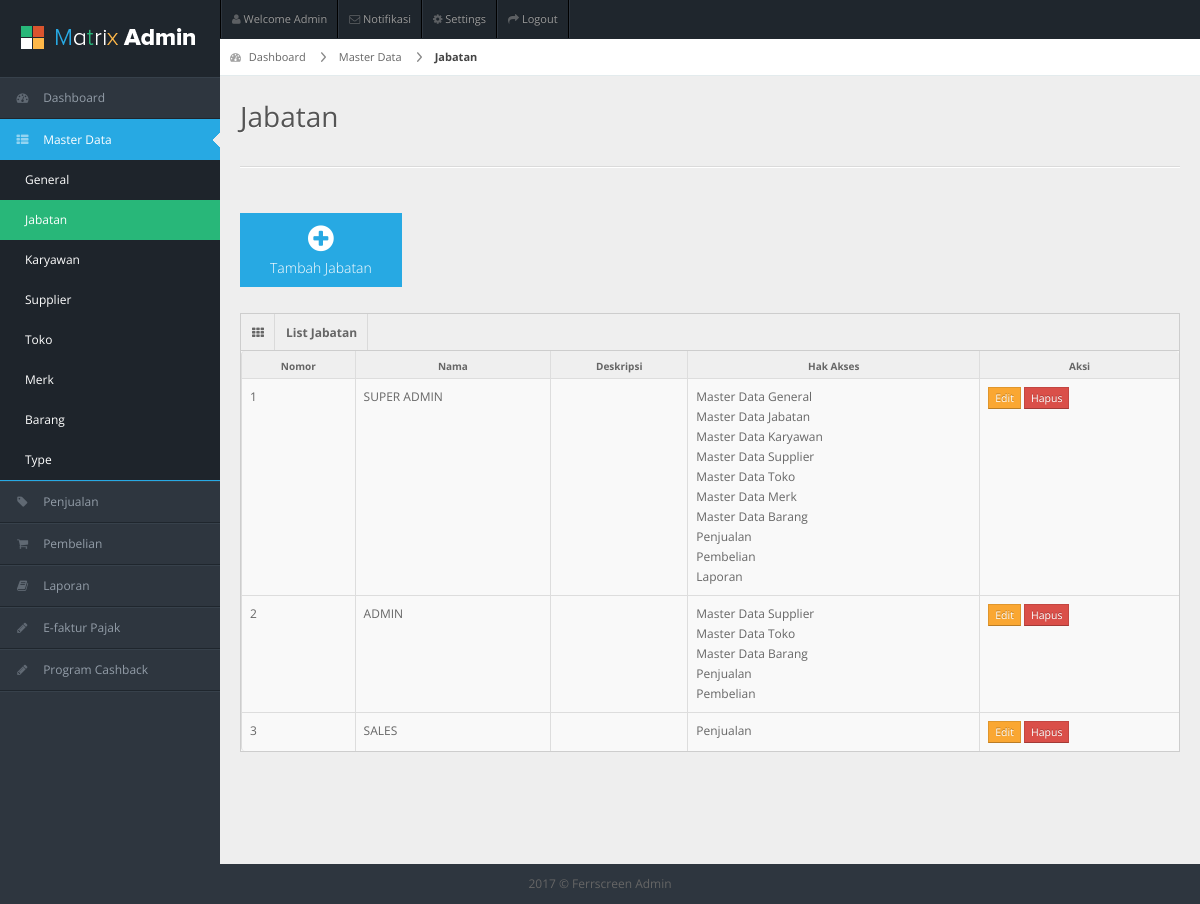
The page /index.php/jabatan on the database its author committed.
### tables this page shows
CREATE TABLE `jabatan` (
  `id` int(11) NOT NULL,
  `nama` varchar(255) NOT NULL,
  `deskripsi` text,
  `created_at` datetime NOT NULL
);

CREATE TABLE `hak_akses` (
  `id` int(11) NOT NULL,
  `nama` varchar(255) NOT NULL,
  `deskripsi` text NOT NULL,
  `created_at` datetime NOT NULL
);

### application/controllers/Jabatan.php (called while the page is built, shortened)
<?php
class Jabatan extends CI_Controller {
	public function __construct(){
	 	$this->load->model('Jabatan_Model');
	 	$this->load->model('HakAkses_Model');
    }
	public function index()
	{
		$dataMenu = array(
	        'menuAktif' => "masterdata",
	        'subMenu' => "jabatan"
		);
		$dataJabatan = $this->Jabatan_Model->get_allJabatan();
		$data = array(
			"dataJabatan" => $dataJabatan
		);
		$this->load->view('header');
		$this->load->view('sidebar',$dataMenu);
		$this->load->view('MasterData/Jabatan/v_jabatan', $data);
		$this->load->view('footer');
	}
}

### index.php (called while the page is built, shortened)
<?php
require_once BASEPATH.'core/CodeIgniter.php';

### application/models/Jabatan_Model.php (called while the page is built, shortened)
<?php
class Jabatan_Model extends CI_Model {
    public function get_allJabatan(){
        $sql = "SELECT j.*
                FROM jabatan j
                ORDER BY j.id ASC";
        $result = $this->db->query($sql);
        $jabatans = $result->result_array();
        $jabatans2 = [];
        foreach($jabatans as $jabatan){
            $hak_akses = $this->HakAkses_Model->get_hakAksesByIdJabatan($jabatan['id']);
            if(count($hak_akses) > 0){
                $jabatan["hak_akses"] = $hak_akses;
            }else{
                $jabatan["hak_akses"] = [];
            }
            array_push($jabatans2, $jabatan);
        }
        return $jabatans2;
    }
}

### application/models/HakAkses_Model.php (called while the page is built, shortened)
<?php
class HakAkses_Model extends CI_Model {
    public function get_hakAksesByIdJabatan($id_jabatan){
         $sql = "SELECT h.*
                FROM hak_akses h, jabatan_hak_akses jh
                WHERE jh.id_jabatan = ? AND jh.id_hak_akses = h.id
                ORDER BY h.id ASC";
        $result = $this->db->query($sql, array($id_jabatan));
        return $result->result_array();
    }
}

### application/views/MasterData/Jabatan/v_jabatan.php (the view, shortened to what this page needs)
<div id="content">
  <div id="content-header">
    <div id="breadcrumb">
      <a href="<?php echo base_url();?>dashboard" title="Go to Home" class="tip-bottom">
        <i class="icon-dashboard"></i>
        Dashboard
      </a>
      <a href="#" class="">
        Master Data
      </a>
      <a href="#" class="current">
        Jabatan
      </a>
    </div>
    <h1>Jabatan</h1>
  </div>
  <div class="container-fluid">
    <hr>
    <div class="quick-actions_homepage">
      <ul class="quick-actions">
        <li class="bg_lb">
          <a href="<?php echo base_url();?>jabatan/tambahJabatan">
            <i class="icon-plus-sign"></i>
            Tambah Jabatan
          </a>
        </li>
      </ul>
    </div>
    <div class="row-fluid">
      <div class="span12">
      <div class="widget-box">
          <div class="widget-title">
            <span class="icon"><i class="icon-th"></i></span>
            <span class="icon"><b>List Jabatan</b></span>
          </div>
          <div class="widget-content nopadding">
            <table class="table table-bordered data-table">
              <thead>
                <tr>
                  <th>Nomor</th>
                  <th>Nama</th>
                  <th>Deskripsi</th>
                  <th>Hak Akses</th>
                  <th>Aksi</th>
                </tr>
              </thead>
              <tbody>
              <?php
                if(isset($dataJabatan))
                {
                    $number=1;
                    foreach ($dataJabatan as $jabatan)
                    {
                      ?>
                      <tr class="gradeX">
                                <td><?php echo $number; ?></td>
                                <td><?php echo $jabatan["nama"]; ?></td>
                                <td><?php echo $jabatan["deskripsi"]; ?></td>
                                <td>
                                <?php foreach($jabatan['hak_akses'] as $hak_akses){
                                  echo $hak_akses['nama']."<br>";
                                }
                                ?>
                               </td>
                                <td class="center">
                                    <a href="<?php echo base_url();?>jabatan/editJabatan/<?php echo $jabatan["id"] ?>" class="btn btn-warning btn-mini" role="button">Edit</a>
                                    <a href="#deleteData<?php echo $jabatan["id"] ?>" data-toggle="modal" class="btn btn-danger btn-mini" role="button">Hapus</a>
                                </td>
                              </tr>
                              <?php
                      $number++;
                    }
                  }
              ?>
              </tbody>
            </table>
          </div>
        </div>
      </div>
    </div>
  </div>
</div>

### assets/css/matrix-style.css (style rules this page uses)
* { outline:none !important; -moz-outline: none !important; }
html, body { height:100% }
body { overflow-x: hidden; margin-top: -10px; font-family: 'Open Sans', sans-serif; font-size:12px; color:#666; }
a { color:#666; }
select, textarea, input[type="text"], input[type="password"], input[type="datetime"], input[type="datetime-local"], input[type="date"], input[type="month"], input[type="time"], input[type="week"], input[type="number"], input[type="email"], input[type="url"], input[type="search"], input[type="tel"], input[type="color"], .uneditable-input, .label, .dropdown-menu, .btn, .well, .progress, .table-bordered, .btn-group > .btn:first-child, .btn-group > .btn:last-child, .btn-group > .btn:last-child, .btn-group > .dropdown-toggle, .alert { border-radius:0px; }
.btn, textarea, input[type="text"], input[type="password"], input[type="datetime"], input[type="datetime-local"], input[type="date"], input[type="month"], input[type="time"], input[type="week"], input[type="number"], input[type="email"], input[type="url"], input[type="search"], input[type="tel"], input[type="color"], .uneditable-input { box-shadow:none; }
.progress, .progress-success .bar, .progress .bar-success, .progress-warning .bar, .progress .bar-warning, .progress-danger .bar, .progress .bar-danger, .progress-info .bar, .progress .bar-info, .btn, .btn-primary { background-image:none; }
hr { border-top-color:#dadada; }
.bg_lb { background:#27a9e3; }
#content { background: none repeat scroll 0 0 #eeeeee; margin-left: 220px; margin-right: 0; padding-bottom: 25px; position: relative; min-height:100%; width: auto; }
#content-header { position: abslute; width: 100%; margin-top: -38px; z-index: 20; }
#content-header h1 { color: #555555; font-size: 28px; font-weight: normal; float: none; text-shadow: 0 1px 0 #ffffff; margin-left: 20px; position: relative; }
#content-header h1, #content-header .btn-group { margin-top: 20px; }
#breadcrumb { background-color: #fff; border-bottom: 1px solid #e3ebed; }
#breadcrumb a { padding: 8px 20px 8px 10px; display: inline-block; background-image: url('../img/breadcrumb.png'); background-position: center right; background-repeat: no-repeat; font-size: 11px; color: #666666; }
#breadcrumb a:last-child { background-image:none; }
#breadcrumb a.current { font-weight: bold; color: #444444; }
#breadcrumb a i { margin-right: 5px; opacity: .6; }
.quick-actions_homepage { width:100%; text-align:center; position:relative; float:left; margin-top:10px; }
.stat-boxes, .quick-actions, .quick-actions-horizontal, .stats-plain { display: block; list-style: none outside none; margin: 15px 0; text-align: center; }
.quick-actions_homepage .quick-actions li { position:relative; }
.stat-boxes li, .quick-actions li, .quick-actions-horizontal li { float: left; line-height: 18px; margin: 0 10px 10px 0px; padding: 0 10px; }
.quick-actions li { min-width:14%; min-height:70px; }
.quick-actions li, .quick-actions-horizontal li { padding: 0; }
.quick-actions li a { padding:10px 30px; }
.quick-actions li a, .quick-actions-horizontal li a { display: block; color: #fff; font-size:14px; font-weight:lighter; }
.quick-actions li a i[class^="icon-"], .quick-actions li a i[class*=" icon-"] { font-size:30px; display: block; margin: 0 auto 5px; }
.stat-boxes .peity_bar_good, .stat-boxes .peity_line_good, { color: #459D1C; }
.widget-box { background: none repeat scroll 0 0 #F9F9F9; border-left: 1px solid #CDCDCD; border-top: 1px solid #CDCDCD; border-right: 1px solid #CDCDCD; clear: both; margin-top: 16px; margin-bottom: 16px; position: relative; }
.widget-title, .modal-header, .table th, div.dataTables_wrapper .ui-widget-header { background:#efefef; border-bottom: 1px solid #CDCDCD; height: 36px; }
.widget-title span.icon { padding: 9px 10px 7px 11px; float: left; border-right:1px solid #dadada; }
.widget-content { padding:15px; border-bottom: 1px solid #cdcdcd; }
.table th { height: auto; font-size: 10px; padding: 5px 10px 2px; border-bottom: 0; text-align: center; color: #666666; }
.nopadding { padding: 0 !important; }
.nopadding .table { margin-bottom: 0; }
.nopadding .table-bordered { border: 0; }

### assets/css/matrix-media.css (style rules this page uses)
body { background:#2E363F; }

### rows shown on the page
jabatan: nama "SUPER ADMIN"
hak_akses: nama "Master Data General"
hak_akses: nama "Master Data Jabatan"
hak_akses: nama "Master Data Karyawan"
hak_akses: nama "Master Data Supplier"
hak_akses: nama "Master Data Toko"
hak_akses: nama "Master Data Merk"
hak_akses: nama "Master Data Barang"
hak_akses: nama "Penjualan"
hak_akses: nama "Pembelian"
hak_akses: nama "Laporan"
jabatan: nama "ADMIN"
jabatan: nama "SALES"
